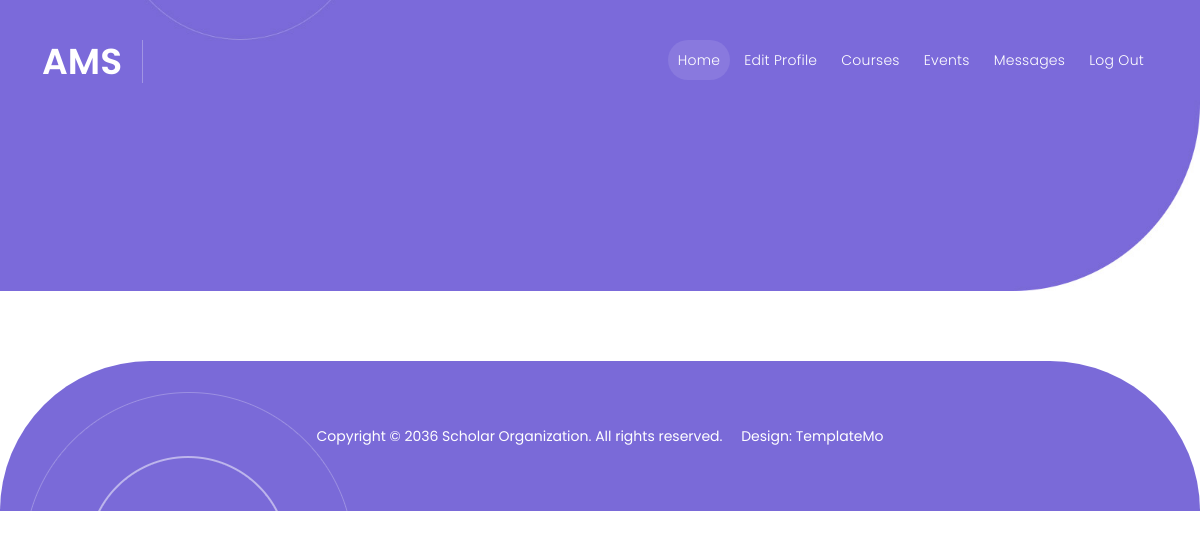
The page /View/student/events.php on the database as committed earlier.
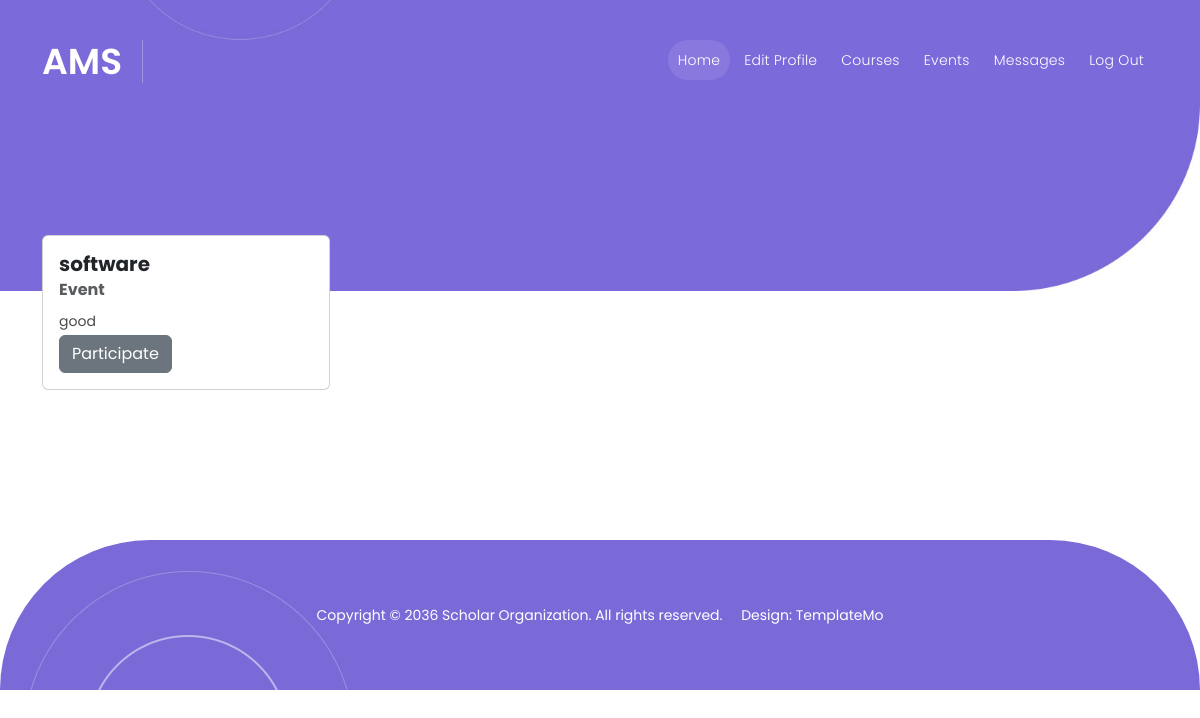
The same page on the database as committed later.
### tables this page shows
CREATE TABLE `events` (
  `ID` int(11) NOT NULL,
  `Date` date NOT NULL,
  `NumberOfAttendence` int(11) NOT NULL,
  `EventDescription` text NOT NULL,
  `PlaceId` int(11) NOT NULL,
  `name` varchar(70) NOT NULL
);

### Controller/database.php (called while the page is built, shortened)
<?php
class database {
     public $con;
     public function __construct()
     {
          $this->con = mysqli_connect("localhost", "root", "", "ams");
     }
     public function select($table_name)
     {
          $array = array();
          $query = "SELECT * FROM `".$table_name."`";
          $result = mysqli_query($this->con, $query);
          while($row = mysqli_fetch_assoc($result))
          {
               $array[] = $row;
          }
          return $array;
     }
}

### View/student/events.php (the view, shortened to what this page needs)
<?php
require_once("../../Controller/database.php");
$data = new database();
?>
<!DOCTYPE html>
<html lang="en">
<head>
  <link href="../vendor/bootstrap/css/bootstrap.min.css" rel="stylesheet">
  <link rel="stylesheet" href="../assets/css/fontawesome.css">
  <link rel="stylesheet" href="../assets/css/templatemo-scholar.css">
  <link rel="stylesheet" href="../assets/css/owl.css">
  <link rel="stylesheet" href="../assets/css/animate.css">
  <link rel="stylesheet" href="https://unpkg.com/swiper@7/swiper-bundle.min.css" />
</head>
<body>
  <header class="header-area header-sticky">
    <div class="container">
      <div class="row">
        <div class="col-12">
          <nav class="main-nav">
            <a href="../../index.php" class="logo">
              <h1>AMS</h1>
            </a>
            <ul class="nav">
            <li class="scroll-to-section"><a href="./home.php" class="active">Home</a></li>
              <li class="scroll-to-section"><a href="./edit.php">Edit Profile</a></li>
              <li class="scroll-to-section"><a href="./courses.php">Courses</a></li>
              <li class="scroll-to-section"><a href="./events.php">Events</a></li>
              <li class="scroll-to-section"><a href="./message.php">Messages</a></li>
              <li class="scroll-to-section"><a href="../../Controller/logout.php">Log out</a></li>
              <li class="scroll-to-section">
              </li>
            </ul>
          </nav>
        </div>
      </div>
    </div>
  </header>
  <div class="main-banner" id="top">
    <div class="container">
      <div class="row">
        <div class="col-lg-16">
          <div class="owl-carousel owl-banner">
          </div>
        </div>
      </div>
    </div>
  </div>
  <div class="features">
    <div class="container">
      <div class="row">
  <?php $post_data = $data->select('events');
  foreach ($post_data as $post): ?>
  <div class="col-lg-3 col-md-6 gy-4">
    <div class="card" style="width: 18rem;">
  <div class="card-body">
    <h5 class="card-title"><?php echo $post['name']?></h5>
    <h6 class="card-subtitle mb-2 text-muted">Event</h6>
    <p class="card-text"><?php echo $post['EventDescription']?></p>
    <button  class="btn btn-secondary" >Participate</button>
  </div>
</div></div>
  <?php endforeach; ?></div></div></div>
  <footer>
    <div class="container">
      <div class="col-lg-12">
        <p>Copyright © 2036 Scholar Organization. All rights reserved. &nbsp;&nbsp;&nbsp; Design: <a
            href="https://templatemo.com" rel="nofollow" target="_blank">TemplateMo</a></p>
      </div>
    </div>
  </footer>
</body>
</html>

Rows that differ between the two databases and show on the page:
added events: name "software", EventDescription "good"
